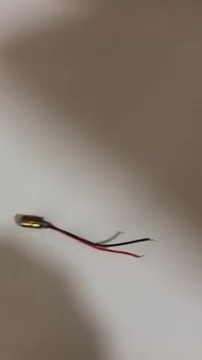
#> input picture frame 35 of data/stable_background.mp4, 202 x 360 px
$ jupyter execute laser_detection.ipynb
#> lines starting #> are read from the running program, lines starting #| are printed output that depends on the picture; after the words box and inside, x2 and y2 are one past the last pixel; in counts of white or black regions, pixels touching at a corner belong together
[cell 1]
import cv2
import glob
import numpy as np
import math

[cell 2]
def find_circles(thresh_frame):
    contours, hierarchy = cv2.findContours(thresh_frame, cv2.RETR_TREE, cv2.CHAIN_APPROX_SIMPLE)#
    contours_cirles = []
    for con in contours:
        perimeter = cv2.arcLength(con, True)
        area = cv2.contourArea(con)
        if perimeter == 0 or area>500:
            return []
        circularity = 4*math.pi*(area/(perimeter*perimeter))

        if 0.8 < circularity < 1.2:
            contours_cirles.append(con)
    return contours_cirles

# Using Red color channels from RGB (issue when there is lots of white spots where intensity for all RGB values are equally high)

[cell 3]
cap = cv2.VideoCapture(r"../data/stable_background.mp4")
while True:
    ret, stable_frame = cap.read()
#> stable_frame is the input picture: shape (360, 202, 3); mean B, G, R 117.8, 127.1, 138.1
    if not ret:
        break
    stable_frame_blurred = cv2.GaussianBlur(stable_frame,(11,11),0)
    img_r = stable_frame_blurred[:,:,0]
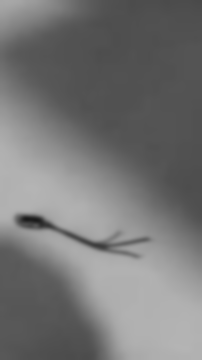
#> img_r: shape (360, 202); min 27, max 180, mean 117.8
    threshold = int(img_r.max()*0.95)
#> threshold = 171
    ret,thresh_frame = cv2.threshold(img_r,threshold,255,cv2.THRESH_BINARY)
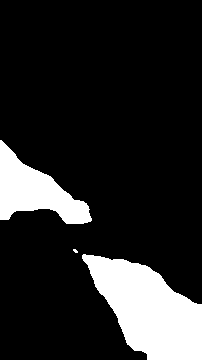
#> thresh_frame: shape (360, 202); 15.4% white; 3 white regions (1 under 20 px)
#> ret = 171
    circles = find_circles(thresh_frame)
#> in find_circles, `contours, hierarchy = cv2.findContours(thresh_frame, cv2.RETR_TREE, cv..`: contours = 3 contours, 1 with area under 20; largest, box (x1, y1, x2, y2) and area: (82, 254, 202, 360) 7368, (0, 140, 92, 224) 3508
#> the loop in find_circles, `for con in contours:` made 1 pass
#> (perimeter, area) on pass 1: (389.1, 7368)
#> after the loop in find_circles, `for con in contours:`: contours_cirles = []
#> circles = []
    for c in circles:
        M = cv2.moments(c)
        if M['m00'] != 0:
            cx = int(M['m10']/M['m00'])
            cy = int(M['m01']/M['m00'])
            cv2.drawMarker(stable_frame, (cx, cy), color=[0, 255, 0], thickness=2, markerType= cv2.MARKER_TILTED_CROSS, line_type=cv2.LINE_AA,markerSize=7)
#> this loop made 0 passes


    #cv2.drawContours(stable_frame, circles, 0, (0,255,0), 3)
    cv2.imshow("frame", stable_frame)
    cv2.imshow("filtered", thresh_frame)
    if cv2.waitKey(10) == ord('q'):
#> (key q is pressed here)
        cap.release()
        cv2.destroyAllWindows()
        print ("Exiting program")
cv2.destroyAllWindows()

$ run again, starting later in the video
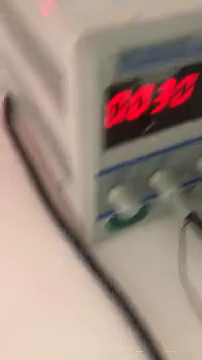
#> input picture frame 161 of data/stable_background.mp4, 202 x 360 px
#> stable_frame is the input picture: shape (360, 202, 3); mean B, G, R 130.5, 141.2, 161.5
#> `img_r = stable_frame_blurred[:,:,0]`:
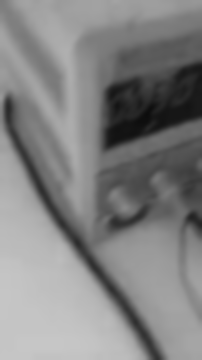
#> img_r: shape (360, 202); min 12, max 198, mean 130.5
#> threshold = 188
#> `ret,thresh_frame = cv2.threshold(img_r,threshold,255,cv2.THRESH_BINARY)`:
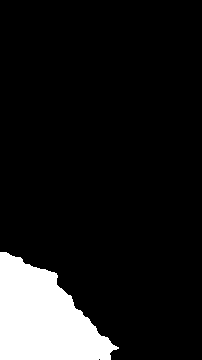
#> thresh_frame: shape (360, 202); 11.1% white; 1 white region
#> contours = 1 contour; box (x1, y1, x2, y2) and area: (0, 252, 119, 360) 7881
#> the loop in find_circles, `for con in contours:` made 1 pass
#> (perimeter, area) on pass 1: (412.7, 7881)
#> after the loop in find_circles, `for con in contours:`: contours_cirles = []
